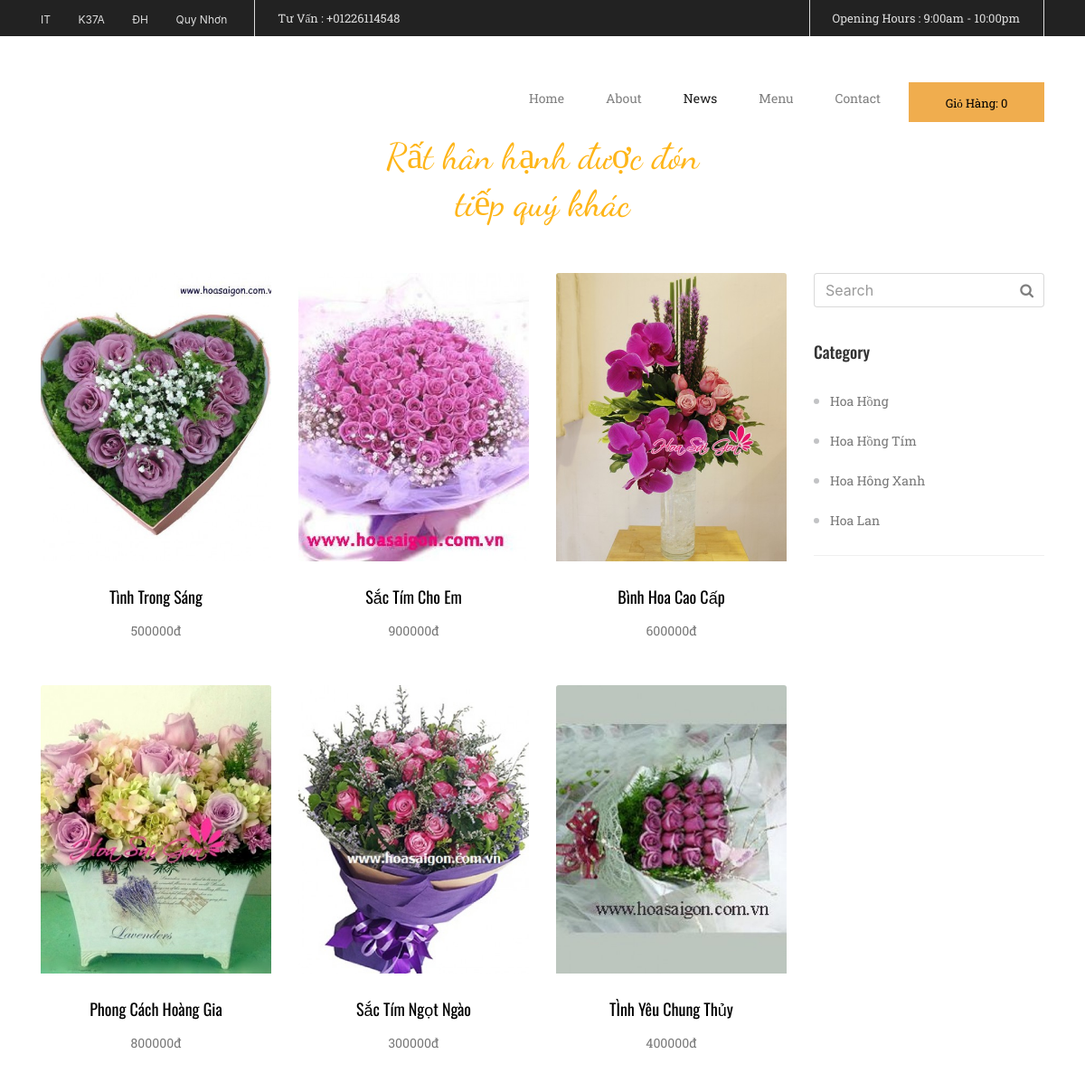
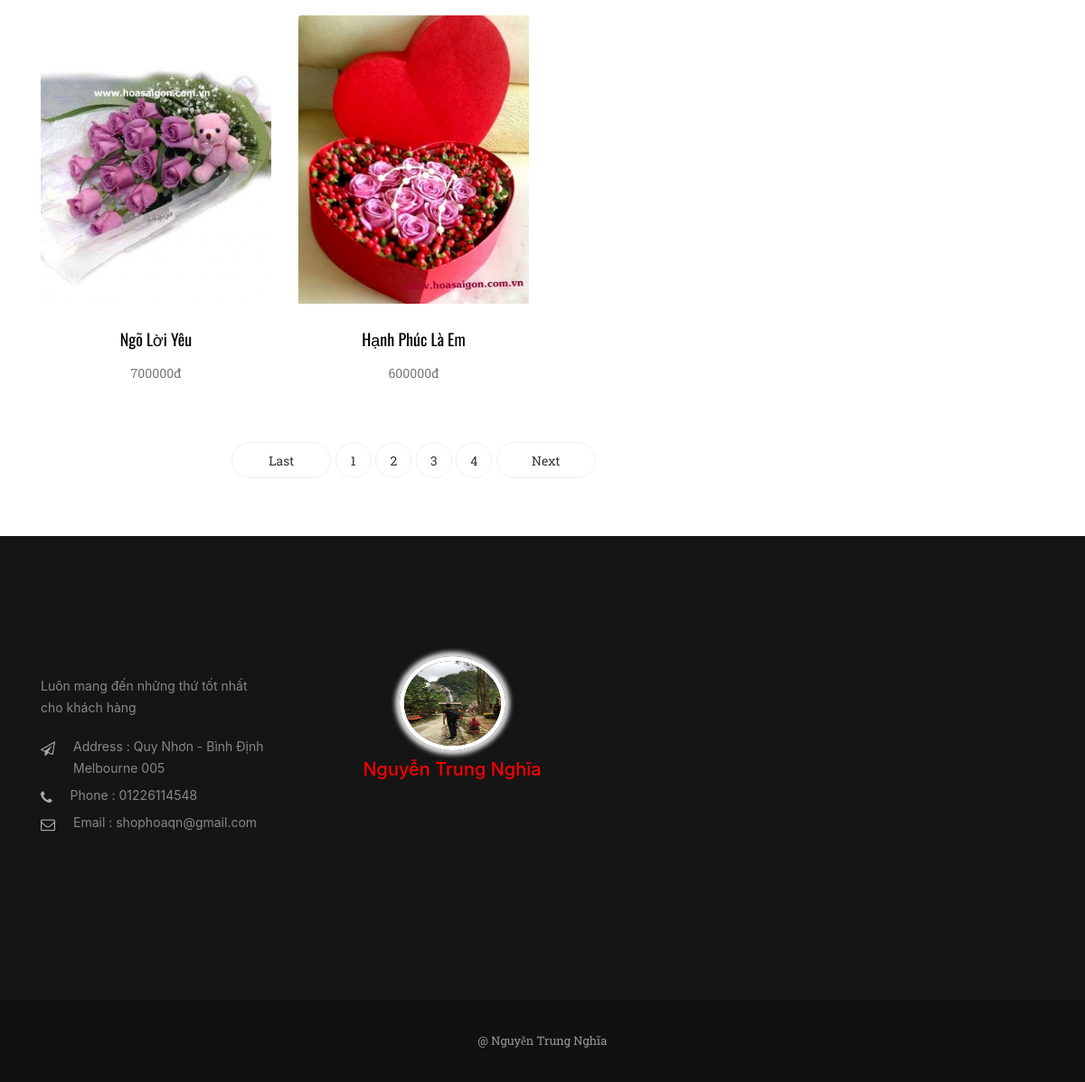
The page /detailDanhMuc/chiTietDanhMuc/10 on the database its author committed (2 pictures, top to bottom).
### tables this page shows
CREATE TABLE `chitietsp` (
  `id_sp` int(11) NOT NULL,
  `tensp` varchar(250) NOT NULL,
  `hinhanh` varchar(100) NOT NULL,
  `gia` int(100) NOT NULL,
  `mota` longtext NOT NULL,
  `id_loaisp` int(100) NOT NULL,
  `thutu` int(100) NOT NULL
);

CREATE TABLE `loaisp` (
  `id_loaisp` int(11) NOT NULL,
  `tenloaisp` varchar(250) NOT NULL,
  `thutu` int(100) NOT NULL
);

### application/controllers/detailDanhMuc.php (called while the page is built, shortened)
<?php if ( ! defined('BASEPATH')) exit('No direct script access allowed');
class detailDanhMuc extends CI_Controller {
	private $soluongtin1trang;
	public function __construct()
	{
		$this->load->model('SanPham');
		$this->load->model('DanhMuc');
		$this->load->model('PhanTrang');
		$this->soluongtin1trang = 9;
	}
	function chiTietDanhMuc($id_sp)
	{
		$sanpham = $this->DanhMuc->loadSanPhamTheoDanhMuc($this->soluongtin1trang,$id_sp);
		$danhmuc = $this->DanhMuc->loadDanhMuc();
		$sotrang  = $this->PhanTrang->phantrang($this->soluongtin1trang);
		$ketqua = array(
			'sanpham' => $sanpham,
			'danhmuc' => $danhmuc,
			'sotrang'=> $sotrang
			 );
		$this->load->view('detailDanhMuc',$ketqua);
	}
}

### index.php (called while the page is built, shortened)
<?php
require_once BASEPATH.'core/CodeIgniter.php';

### application/models/DanhMuc.php (called while the page is built, shortened)
<?php if ( ! defined('BASEPATH')) exit('No direct script access allowed');
class DanhMuc extends CI_Model {
	function loadDanhMuc()
	{
		$this->db->select('*');
		$danhmuc =$this->db->get('loaisp');
		$danhmuc = $danhmuc->result_array();
		return $danhmuc;
	}
	function loadSanPhamTheoDanhMuc($soluongtin1trang,$id_sp)
	{
		$this->db->select('*');
		$this->db->join('chitietsp', 'chitietsp.id_loaisp = loaisp.id_loaisp', 'left');
		$this->db->where('chitietsp.id_loaisp', $id_sp);
		$ketqua = $this->db->get('loaisp',$soluongtin1trang,0);
		$ketqua = $ketqua->result_array();
		return $ketqua;
	}
}

### application/models/PhanTrang.php (called while the page is built, shortened)
<?php if ( ! defined('BASEPATH')) exit('No direct script access allowed');
class PhanTrang extends CI_Model {
	function phanTrang($soluongtin1trang)
	{
		$this->db->select('*');
		$sotin = $this->db->get('chitietsp');
		$ketqua = $sotin->result_array();
		$soluongtin = count($ketqua);
		$sotrang =ceil($soluongtin/$soluongtin1trang);
		return $sotrang;
	}
}

### application/views/detailDanhMuc.php (the view, shortened to what this page needs)
<!DOCTYPE html>
<html lang="en"><head>
	<link rel="stylesheet" href="<?php echo base_url() ?>vendor/bootstrap.css">
	<link rel="stylesheet" href="<?php echo base_url() ?>vendor/font-awesome.css">
	<link rel="stylesheet" href="<?php echo base_url() ?>1.css">
 </head>
<body >
<?php
	$uri = $_SERVER['REQUEST_URI'];
	 $uri = explode('/',$uri);
	$tranghientai = end($uri) ;
 ?>
		<div class="container">
			<div class="row">
				<div class="col-sm-9">
					<div class="row">
						<?php foreach ($sanpham as  $dlsanpham): ?>
						<div class="col-sm-4 text-xs-center">
							<div class="mottinchuan mb-3  wow  fadeInUp">
								<a href="<?php echo base_url(); ?>detailSanPham/chiTietSanPham/<?php echo $dlsanpham['id_sp'] ?>"><img class="card-img-top img-fluid" src="<?php echo $dlsanpham['hinhanh'] ?>" alt="Card image cap"></a>
								<a href="<?php echo base_url(); ?>detailSanPham/chiTietSanPham/<?php echo $dlsanpham['id_sp'] ?>" class="tieudetin1 fontoswarld"><?php echo $dlsanpham['tensp'] ?></a>
								<p class="fontroboto"><?php echo $dlsanpham['gia'] ?>đ</p>
							</div>
						</div>
						<?php endforeach ?>
					</div>
					<nav class="phantrang mb-3  wow  fadeInUp">
						<ul class="pagination">
							<?php
								if($tranghientai==1){
								}
								else
								{
							?>
									<li class="pre">
										<a href="#" aria-label="Previous">
											<span aria-hidden="true"> Last</span>
		 								</a>
									</li>
							<?php
								}
							?>
							<?php
								for ($i=0; $i <$sotrang ; $i++) {
									?>
									<?php
										if(($i+1)==$tranghientai)
										{
									?>
											<li class="current"><?= $i+1?></li>
									<?php }
										else{
									?>
											<li><a href="<?php echo base_url();?>index_Controller/page/<?= $i+1?>"><?php echo $i+1 ?></a></li>
										<?php } ?>
									<?php
								}
							?>
							<?php
								if($tranghientai==$sotrang){
								}
								else{
							?>
								<li class="next">
									<a href="#" aria-label="Previous">
										<span aria-hidden="true">Next </span>
	 								</a>
								</li>
							<?php
								}
							 ?>
						</ul>
					</nav>
				</div>
				<div class="col-sm-3">
					<div class="phansearch  wow  fadeInUp">
							 <input type="text" class="form-control phansearchct"  placeholder="Search">
							<button type="submit" class="iconsearch"><i class="fa fa-search"></i></button>
					</div>
					<div class="khoilistlink my-2  wow  fadeInUp">
						<h3 class="fontoswarld">Category </h3>
						<ul class="fontroboto">
							<?php foreach ($danhmuc as  $value): ?>
								<li><a href="<?php echo base_url() ;?>detailDanhMuc/chiTietDanhMuc/<?php echo $value['id_loaisp'] ?>"> <?php echo $value['tenloaisp'] ?></a></li>
							<?php endforeach ?>
						</ul>
					</div>
				</div>
			</div>
		</div>
</body>
</html>

### 1.css (style rules this page uses)
.fontroboto { font-family: 'Roboto Slab', serif; }
.fontoswarld { font-family: 'Oswald', sans-serif; }
.mottinchuan p.fontroboto { color: #777; line-height: 24px; font-size: 14px; }
a.tieudetin1.fontoswarld { color: black; font-size: 18px; padding: 26px 0 12px 0; display: block; }
.mottinchuan img { width: 100%; }
* { margin: 0; padding: 0; }
nav.phantrang ul li { display: inline-block; }
nav.phantrang ul { list-style: none; display: inline-block; }
nav.phantrang { text-align: center; }
nav.phantrang ul li a,nav.phantrang ul li.current { display: inline-block; color: #333; font-family: roboto slab; font-size: 14px; border: 1px solid #eee; border-radius: 22px; width: 40px; height: 40px; text-align: center; line-height: 40px; }
nav.phantrang ul li.pre a,nav.phantrang ul li.next a { width: 110px; }
.khoilistlink.my-2 { border-bottom: 1px solid #f0f0f0; }
.khoilistlink ul.fontroboto { color: #c2c3c5;margin-left: 18px; }
.khoilistlink ul li a { color: #777; line-height: 44px; font-size: 14px; }
.khoilistlink h3.fontoswarld { font-size: 18px; line-height: 50px; color: #333; }
button.iconsearch { position: absolute; top: 7px; right: 12px; background: none; border: none; color: #7f7f7f; cursor: pointer; }
.phansearch { position: relative; }

### rows shown on the page
chitietsp: hinhanh (picture), tensp "Tình Trong Sáng", gia "500000"
chitietsp: hinhanh (picture), tensp "Sắc Tím Cho Em", gia "900000"
chitietsp: hinhanh (picture), tensp "Bình Hoa Cao Cấp", gia "600000"
chitietsp: hinhanh (picture), tensp "Phong Cách Hoàng Gia", gia "800000"
chitietsp: hinhanh (picture), tensp "Sắc Tím Ngọt Ngào", gia "300000"
chitietsp: hinhanh (picture), tensp "TÌnh Yêu Chung Thủy", gia "400000"
chitietsp: hinhanh (picture), tensp "Ngõ Lời Yêu", gia "700000"
chitietsp: hinhanh (picture), tensp "Hạnh Phúc Là Em", gia "600000"
loaisp: tenloaisp "Hoa Hồng"
loaisp: tenloaisp "Hoa Hồng Tím"
loaisp: tenloaisp "Hoa Hông Xanh"
loaisp: tenloaisp "Hoa Lan"
